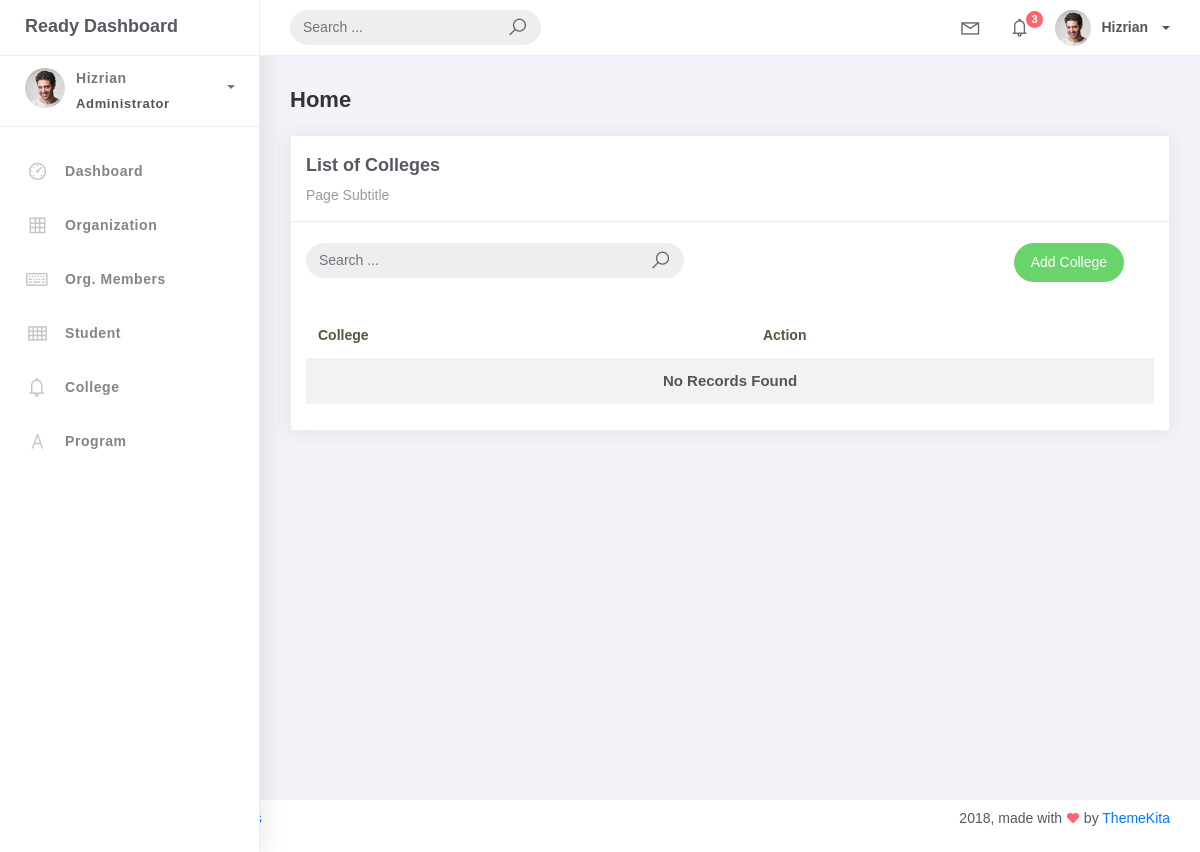
Before: /college_list/ with the older database file.
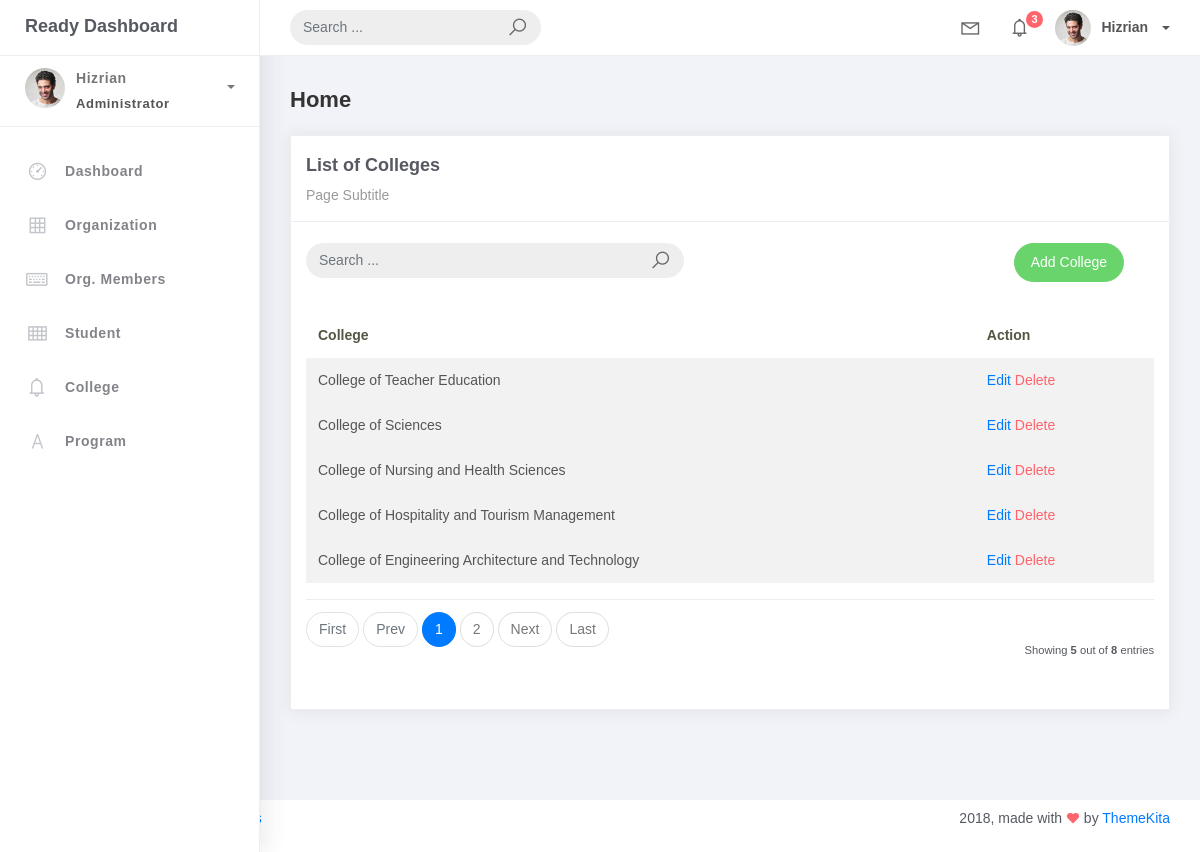
After: the same page with the newer database file.
### studentorg/models.py (models this page shows, shortened)
class BaseModel(models.Model):
    created_at = models.DateTimeField(auto_now_add=True, db_index=True)
    updated_at = models.DateTimeField(auto_now=True)
    class Meta:
        abstract = True

class College(BaseModel):
    college_name = models.CharField(max_length=150)

### studentorg/views.py (the view)
# urls.py: path('college_list/', CollegeList.as_view(), name='college_list'),
class CollegeList(ListView):
    model = College
    context_object_name = 'colleges'
    template_name = 'college_list.html'
    paginate_by = 5

### templates/college_list.html (shortened to what this page needs)
{% extends 'base.html' %} {% load static %} {% block content %}
<div class="content">
    <div class="container-fluid">
        <h4 class="page-title">Home</h4>
        <div class="row">
            <div class="col-md-12">
                <div class="card">
                    <div class="card-header">
                    <div class="card-title">List of Colleges</div>
                    <div class="card-category">Page Subtitle</div>
                </div>
                <br />
                <div class="col-md-12 row">
                    <div class="col-md-6">
                        <form class="navbar-left navbar-form nav-search mr-md-3" action="">
                            <div class="input-group">
                                <input type="text" placeholder="Search ..." class="form-control" />
                                <div class="input-group-append">
                                    <span class="input-group-text">
                                        <i class="la la-search search-icon"></i>
                                    </span>
                                </div>
                            </div>
                        </form>
                    </div>
                    <div class="col-md-6">
                        <div class="pull-right">
                            <a href="{% url 'college-add' %}" class="btn btn-success btn-rounded">Add College</a>
                        </div>
                    </div>
                </div>
                <div class="card-body">
                    <table class="table table-striped mt-3">
                        <thead>
                            <tr>
                                <th scope="col">College</th>
                                <th scope="col">Action</th>
                            </tr>
                        </thead>
                        <tbody>
                            {% for object in object_list %}
                            <tr>
                                <td>{{ object.college_name}}</td>
                                <td>
                                    <a href="{% url 'college-update' object.id %}">Edit</a>
                                    <a href="{% url 'college-delete' object.id %}" class="text-danger">Delete</a>
                                </td>
                            <tr>
                            {% empty %}
                            <td colspan="4" style="text-align: center;">
                                <p class="text-sm font-weight-bold mb-0">No Records Found</p>
                            </td>
                            {% endfor %}
                        </tbody>
                    </table>
                    {% include 'includes/pagination.html' %}
                </div>
            </div>
        </div>
    </div>
</div>
{% endblock %}

Changed rows visible on the page:
added College: college_name "College of Teacher Education"
added College: college_name "College of Sciences"
added College: college_name "College of Nursing and Health Sciences"
added College: college_name "College of Hospitality and Tourism Management"
added College: college_name "College of Engineering Architecture and Technology"
Other visible differences:
{{ object_list.count }}: (not shown) → "5"
{{ paginator.count }}: (not shown) → "8"
text no longer shown: "No Records Found"
text now shown: "First Prev Next Last Showing out of entries"
new list line: "1"
new list line: "2"
